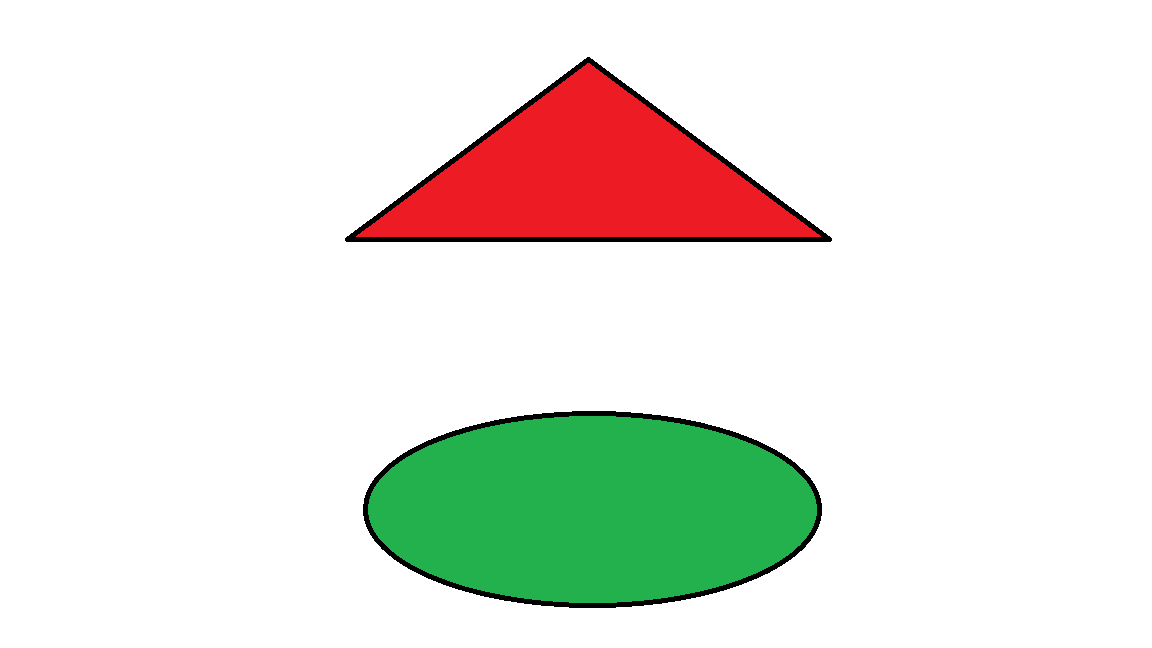
#> input picture shape.png, 1152 x 648 px, given in place of test2.mp4, which was not available
$ python shape.py
#> lines starting #> are read from the running program, lines starting #| are printed output that depends on the picture; after the words box and inside, x2 and y2 are one past the last pixel; in counts of white or black regions, pixels touching at a corner belong together; pictures that were not available may be replaced by others from this repository, and a replacement may not be noted
import cv2
import numpy as np
cap=cv2.VideoCapture(r'C:\Users\admin\OpenCV-IR\test2.mp4')
framewidth=840
frameheight=480
cap.set(3,framewidth)
cap.set(4,frameheight)

def empty(a):
    pass
cv2.namedWindow("parameters")
cv2.resizeWindow("parameters",640,240)
cv2.createTrackbar("threshold1","parameters",34,255,empty)
cv2.createTrackbar("threshold2","parameters",24,255,empty)
cv2.createTrackbar("Area","parameters",7500,20000,empty)
def stackImages(scale, imgArray):
    rows = len(imgArray)
    cols = len(imgArray[0])
    rowsAvailable = isinstance(imgArray[0], list)
    width = imgArray[0][0].shape[1]
    height = imgArray[0][0].shape[0]
    if rowsAvailable:
        for x in range(0, rows):
            for y in range(0, cols):
                if imgArray[x][y].shape[:2] == imgArray[0][0].shape[:2]:
                    imgArray[x][y] = cv2.resize(imgArray[x][y], (0, 0), None, scale, scale)
                else:
                    imgArray[x][y] = cv2.resize(imgArray[x][y], (imgArray[0][0].shape[1], imgArray[0][0].shape[0]),
                                                None, scale, scale)
                if len(imgArray[x][y].shape) == 2: imgArray[x][y] = cv2.cvtColor(imgArray[x][y], cv2.COLOR_GRAY2BGR)
        imageBlank = np.zeros((height, width, 3), np.uint8)
        hor = [imageBlank] * rows
        hor_con = [imageBlank] * rows
        for x in range(0, rows):
            hor[x] = np.hstack(imgArray[x])
        ver = np.vstack(hor)
    else:
        for x in range(0, rows):
            if imgArray[x].shape[:2] == imgArray[0].shape[:2]:
                imgArray[x] = cv2.resize(imgArray[x], (0, 0), None, scale, scale)
            else:
                imgArray[x] = cv2.resize(imgArray[x], (imgArray[0].shape[1], imgArray[0].shape[0]), None, scale, scale)
            if len(imgArray[x].shape) == 2: imgArray[x] = cv2.cvtColor(imgArray[x], cv2.COLOR_GRAY2BGR)
        hor = np.hstack(imgArray)
        ver = hor
    return ver
def getContours(img,imgContour):
    contours, hierarchy = cv2.findContours(img, cv2.RETR_EXTERNAL, cv2.CHAIN_APPROX_NONE)
    for cnt in contours:
        area = cv2.contourArea(cnt)
        areamin=cv2.getTrackbarPos("Area", "parameters")
        if area > areamin:
            '''cv2.drawContours(imgContour, cnt, -1, (255, 0, 0), 3)'''
            peri = cv2.arcLength(cnt, True)
            # print(peri)
            approx = cv2.approxPolyDP(cnt, 0.02 * peri, True)
            objCor = len(approx)
            x, y, w, h = cv2.boundingRect(approx)
            if objCor == 3:
                print("Triangle")
                cv2.rectangle(imgContour, (x, y), (x + w, y + h), (0, 255, 0), 2)
            elif objCor == 4:
                    print("Square")
                    cv2.rectangle(imgContour, (x, y), (x + w, y + h), (0, 255, 0), 2)
            else:
                print("Circle")
                cv2.rectangle(imgContour, (x, y), (x + w, y + h), (0, 255, 0), 2)

            cv2.rectangle(imgContour, (x, y), (x + w, y + h), (0, 255, 0), 2)
ret, frame1 = cap.read()
#> frame1 is the input picture: shape (648, 1152, 3); mean B, G, R 223.6, 232.1, 230.9
ret, frame2 = cap.read()
while True:
  img = cv2.absdiff(frame1, frame2)
#> img: shape (648, 1152, 3); every value is 0
  imgBlur = cv2.GaussianBlur(img, (7, 7), 1)
  imgGray = cv2.cvtColor(imgBlur, cv2.COLOR_BGR2GRAY)
#> imgGray: shape (648, 1152); every value is 0
  threshold1=cv2.getTrackbarPos("threshold1","parameters")
  threshold2=cv2.getTrackbarPos("threshold2","parameters")
  imgCanny = cv2.Canny(imgBlur,threshold1,threshold1)
  kernel = np.ones((5,5))
  imgDil=cv2.dilate(imgCanny,kernel,iterations=1)
  getContours(imgDil,frame1)
#> in getContours, `contours, hierarchy = cv2.findContours(img, cv2.RETR_EXTERNAL, cv2.CHA..`: contours = []
  imgStack = stackImages(0.33, ([img, imgGray, imgCanny],
                             [imgDil,frame1,frame1]))
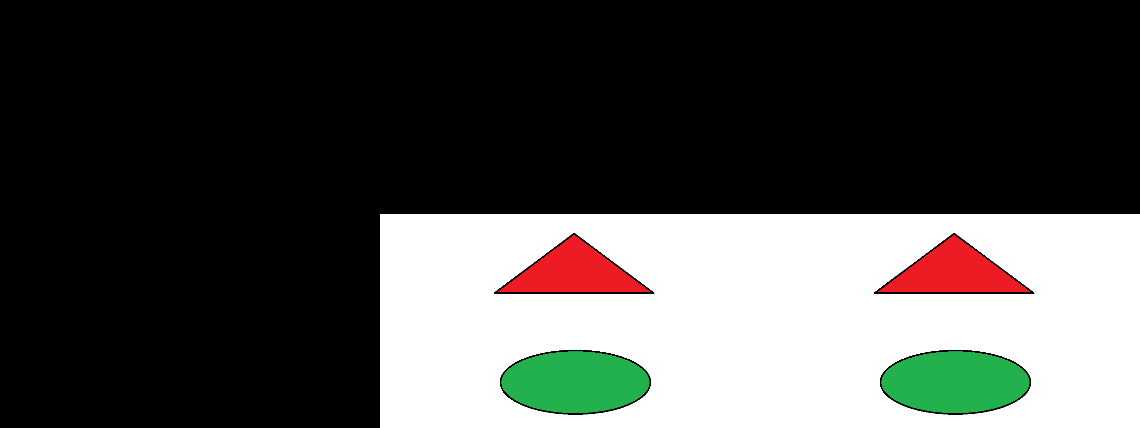
#> imgStack: shape (428, 1140, 3); mean B, G, R 74.5, 77.3, 76.9

  cv2.imshow("Stack",imgStack)
  frame1 = frame2
  ret, frame2 = cap.read()
  if cv2.waitKey(1)==ord('q'):
#> (key q is pressed here)
#> `hsv = cv2.cvtColor(img, cv2.COLOR_BGR2HSV)`: hsv: shape (648, 1152, 3); mean H, S, V 15.8, 30.4, 243.5
#> `mask = cv2.inRange(hsv, l_b, u_b)`: mask: shape (648, 1152); every value is 255
      cv2.destroyAllWindows()
      break

import cv2
import numpy as np

def nothing(x):
    pass

def color(hsvFrame):
 red_lower = np.array([161, 155, 84], np.uint8)
 red_upper = np.array([179, 255, 255], np.uint8)
 red_mask = cv2.inRange(hsvFrame, red_lower, red_upper)
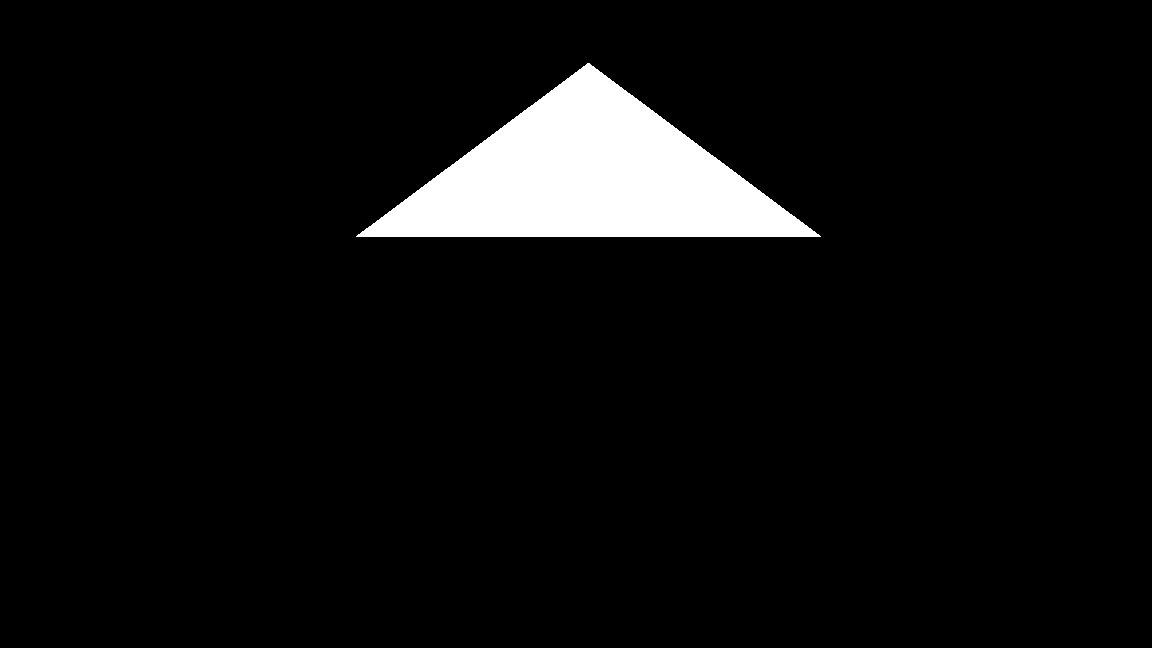
#> red_mask: shape (648, 1152); 5.5% white; 1 white region, box (x1, y1, x2, y2) and area: (356, 63, 821, 237) 40694

 # Set range for green color and
 # define mask
 green_lower = np.array([25, 52, 72], np.uint8)
 green_upper = np.array([102, 255, 255], np.uint8)
 green_mask = cv2.inRange(hsvFrame, green_lower, green_upper)
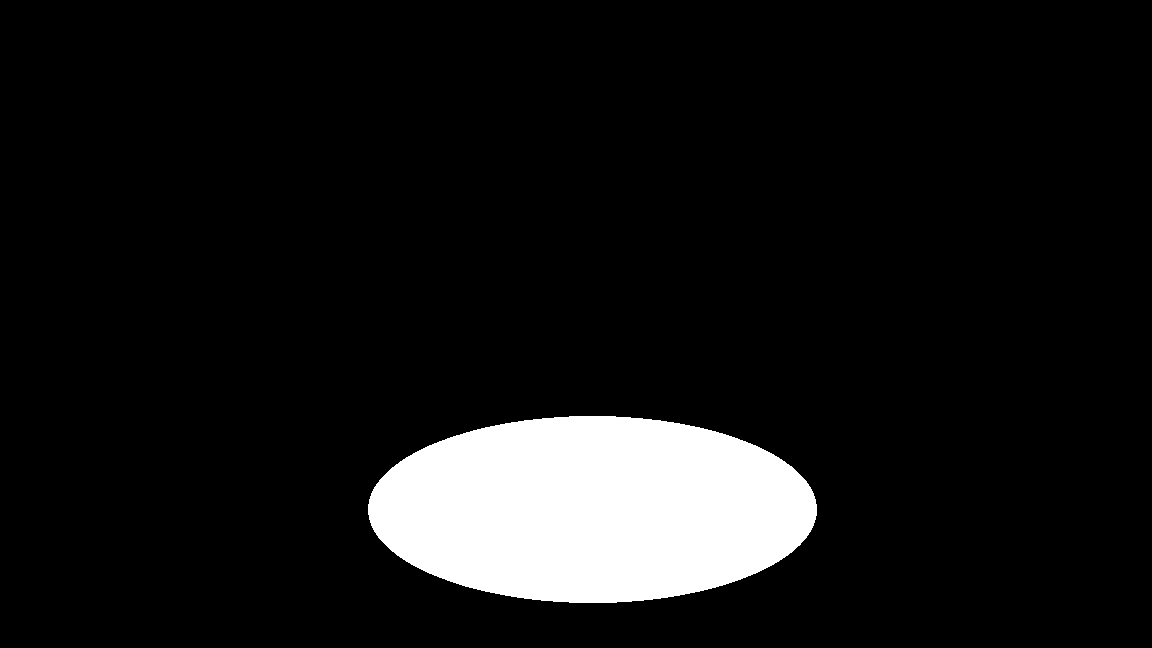
#> green_mask: shape (648, 1152); 8.8% white; 1 white region, box (x1, y1, x2, y2) and area: (368, 416, 817, 603) 65804

# Set range for blue color and
# define mask
 blue_lower = np.array([94, 80, 2], np.uint8)
 blue_upper = np.array([126, 255, 255], np.uint8)
 blue_mask = cv2.inRange(hsvFrame, blue_lower, blue_upper)

 # Morphological Transform, Dilation
# for each color and bitwise_and operator
# between imageFrame and mask determines
# to detect only that particular color
 kernel = np.ones((5, 5), "uint8")

# For red color
 red_mask = cv2.dilate(red_mask, kernel)
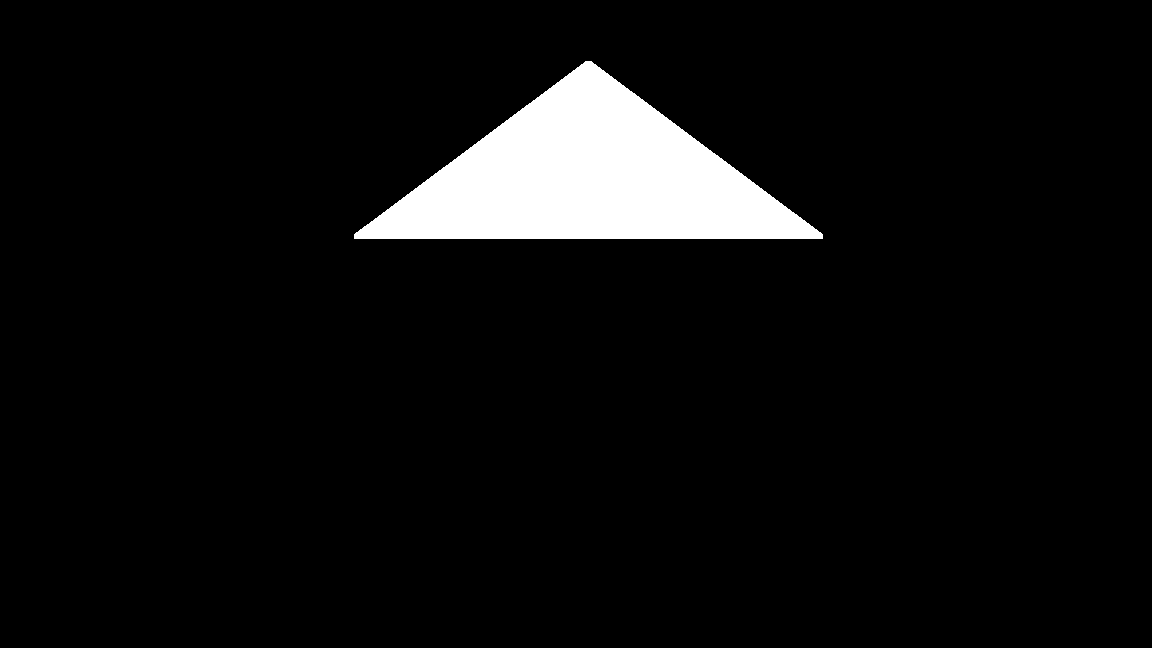
#> red_mask: shape (648, 1152); 5.8% white; 1 white region, box (x1, y1, x2, y2) and area: (354, 61, 823, 239) 43266
# For green color
 green_mask = cv2.dilate(green_mask, kernel)
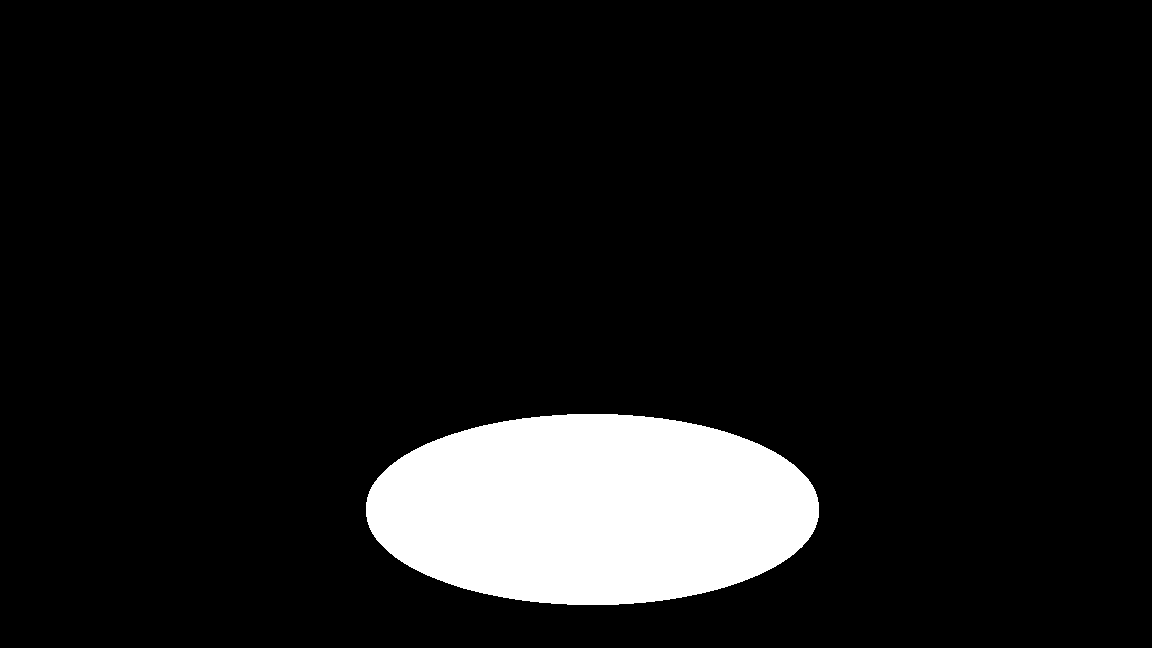
#> green_mask: shape (648, 1152); 9.2% white; 1 white region
# For blue color
 blue_mask = cv2.dilate(blue_mask, kernel)
# Creating contour to track blue color
 contours, hierarchy = cv2.findContours(blue_mask,
                                           cv2.RETR_TREE,
                                           cv2.CHAIN_APPROX_SIMPLE)
#> contours = []
 for pic, contour in enumerate(contours):
        area = cv2.contourArea(contour)
        if (area > 300):
            print("BLUE")
#> this loop made 0 passes
# Creating contour to track red color
 contours, hierarchy = cv2.findContours(red_mask,
                                           cv2.RETR_TREE,
                                           cv2.CHAIN_APPROX_SIMPLE)
#> contours = 1 contour; box (x1, y1, x2, y2) and area: (354, 61, 823, 239) 42793

 for pic, contour in enumerate(contours):
        area = cv2.contourArea(contour)
        if (area > 300):
            print("RED")
#> this loop made 1 pass
#> (pic, area) on pass 1: (0, 42793)
#| RED

# Creating contour to track green color
 contours, hierarchy = cv2.findContours(green_mask,
                                           cv2.RETR_TREE,
                                           cv2.CHAIN_APPROX_SIMPLE)
#> contours = 1 contour; box (x1, y1, x2, y2) and area: (366, 414, 819, 605) 67870

 for pic, contour in enumerate(contours):
        area = cv2.contourArea(contour)
        if (area > 300):
           print("GREEN")
#> this loop made 1 pass
#> (pic, area) on pass 1: (0, 67870.5)
#| GREEN


cap = cv2.VideoCapture(r"C:\Users\admin\OpenCV-IR\test1.mp4");

cv2.namedWindow("Tracking")
cv2.resizeWindow("Tracking",640,240)
cv2.createTrackbar("LH", "Tracking", 0, 255, nothing)
cv2.createTrackbar("LS", "Tracking", 0, 255, nothing)
cv2.createTrackbar("LV", "Tracking", 0, 255, nothing)
cv2.createTrackbar("UH", "Tracking", 255, 255, nothing)
cv2.createTrackbar("US", "Tracking", 255, 255, nothing)
cv2.createTrackbar("UV", "Tracking", 255, 255, nothing)
while True:
    #frame = cv2.imread('smarties.png')
    _,img=cap.read()
    hsv = cv2.cvtColor(img, cv2.COLOR_BGR2HSV)
    l_h = cv2.getTrackbarPos("LH", "Tracking")
    l_s = cv2.getTrackbarPos("LS", "Tracking")
    l_v = cv2.getTrackbarPos("LV", "Tracking")

    u_h = cv2.getTrackbarPos("UH", "Tracking")
    u_s = cv2.getTrackbarPos("US", "Tracking")
    u_v = cv2.getTrackbarPos("UV", "Tracking")

    l_b = np.array([l_h, l_s, l_v])
    u_b = np.array([u_h, u_s, u_v])

    mask = cv2.inRange(hsv, l_b, u_b)

    res = cv2.bitwise_and(img,img, mask=mask)

    cv2.imshow("frame",img)
    cv2.imshow("mask", mask)
    cv2.imshow("res", res)
    color(hsv)
    key = cv2.waitKey(1)
#> (key q is pressed here)
    if key == 27:
        break

cap.release()
cv2.destroyAllWindows()
